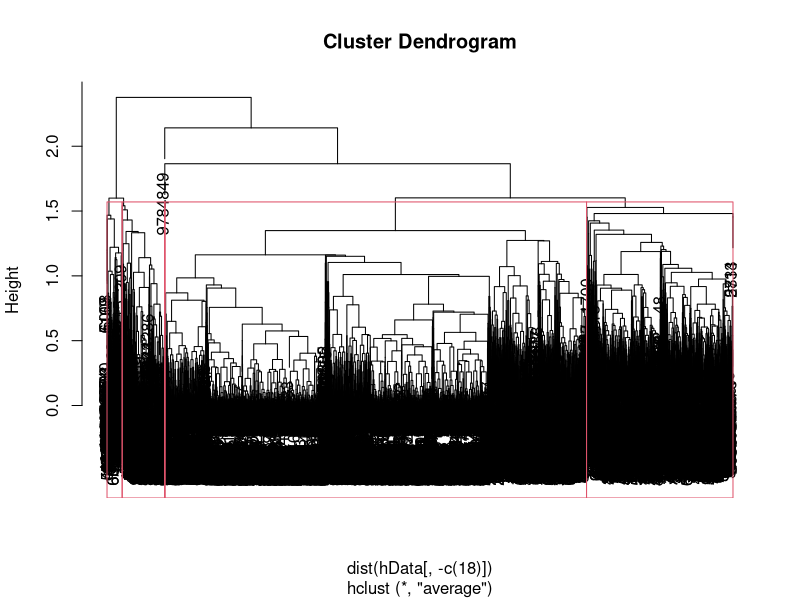

Here is the R script that generated this plot:
#  Group           : We have two datasets
#  HW              : Final Project
#  Algorithm       : Hcluster

## remove all objects
rm(list=ls())
dev.off
#read CSV
data<-read.csv("attrition_data.csv",header = TRUE,na.strings = "?")
#  clean NA datas
k=na.omit(data)
# to much NA in TERMINATION_YEAR
data=data[,-14]
#data_keep$TERMINATION_YEAR[is.na(data_keep$TERMINATION_YEAR)]<-0

data=na.omit(data)
l=levels(factor(data$REFERRAL_SOURCE))
l
#print(typeof(data$ETHNICITY))
data$ETHNICITY <- as.numeric(data$ETHNICITY, levels = c("AMIND", "ASIAN", "BLACK", "HISPA", "PACIF", "TWO", "WHITE"), labels = c(1,2,3,4,5,6,7))
data$SEX=as.numeric(data$SEX, levels = c("F","M"),lable=c(1,2))
data$MARITAL_STATUS=as.numeric(data$MARITAL_STATUS, levels = c("Divorced","Single","Married"),lable=c(1,2,3))
data$NUMBER_OF_TEAM_CHANGED=as.numeric(data$NUMBER_OF_TEAM_CHANGED, levels = c("0","1","2","3","3+"),lable=c(0,1,2,3,4))
#gsub("e", "", group)
#view levels of EFERRAL_SOURCE
REFERRAL_SOURCE_Levels=levels(factor(data$REFERRAL_SOURCE))

REFERRAL_SOURCE_Levels=c(REFERRAL_SOURCE_Levels)
arr1 <- array(1:20)
data$REFERRAL_SOURCE=as.numeric(data$NUMBER_OF_TEAM_CHANGED, levels =REFERRAL_SOURCE_Levels,lable=arr1)
HIRE_MONTH_Levels=levels(factor(data$REFERRAL_SOURCE))

arr2<-array(1:12)
data$HIRE_MONTH=as.numeric(data$HIRE_MONTH, levels =HIRE_MONTH_Levels,lable=arr2)
data$REHIRE=as.numeric(data$REHIRE, levels = c(TRUE,FALSE),lable=c(1,2))
data$IS_FIRST_JOB=as.numeric(data$REHIRE, levels = c("N","Y"),lable=c(1,2))
data$TRAVELLED_REQUIRED=as.numeric(data$TRAVELLED_REQUIRED, levels = c("N","Y"),lable=c(1,2))
data$DISABLED_EMP=as.numeric(data$DISABLED_EMP, levels = c("N","Y"),lable=c(1,2))
data$DISABLED_VET=as.numeric(data$DISABLED_VET, levels = c("N","Y"),lable=c(1,2))
data$EDUCATION_LEVEL=as.numeric(data$EDUCATION_LEVEL, levels = c("LEVEL 1","LEVEL 2","LEVEL 3","LEVEL 4","LEVEL 5"),lable=c(1,2,3,4,5))
JOB_GROUP_Levels=levels(factor(data$JOB_GROUP))
JOB_GROUP_Levels=c(JOB_GROUP_Levels)
JOB_GROUP_Levels
arr3<-array(1:60)
data$JOB_GROUP=as.numeric(data$JOB_GROUP, levels =JOB_GROUP_Levels,lable=arr3)
Status_Levels=levels(factor(data$STATUS))
data$STATUS=as.numeric(data$STATUS, levels = c("T","A"),lable=c(1,2))
#drop some features that we dont need
newdata<-data[,-c(1,4)]
standardize <- function(x){x/max(x)} 
hData=newdata
#  clean NA datas
standardize=na.omit(standardize)
#hData$type <- as.numeric(hData$type, levels = c("white", "red"), labels = c("1","2"))
hData[,-18] <- as.data.frame(lapply(hData[,-18], standardize))
hData[,18]=as.factor(hData[,18])
hCluster=hclust(dist(hData[,-c(18)]),method="average")
#divide into 2 clusters
plot(hCluster)
rect.hclust(hCluster, k = 6)
hClustCut<-cutree(hCluster,7)
hClusterTable=table(clusters=hClustCut,STATUS=hData[,'STATUS'])
print('hcluster Table and Plot')
print(hClusterTable)







